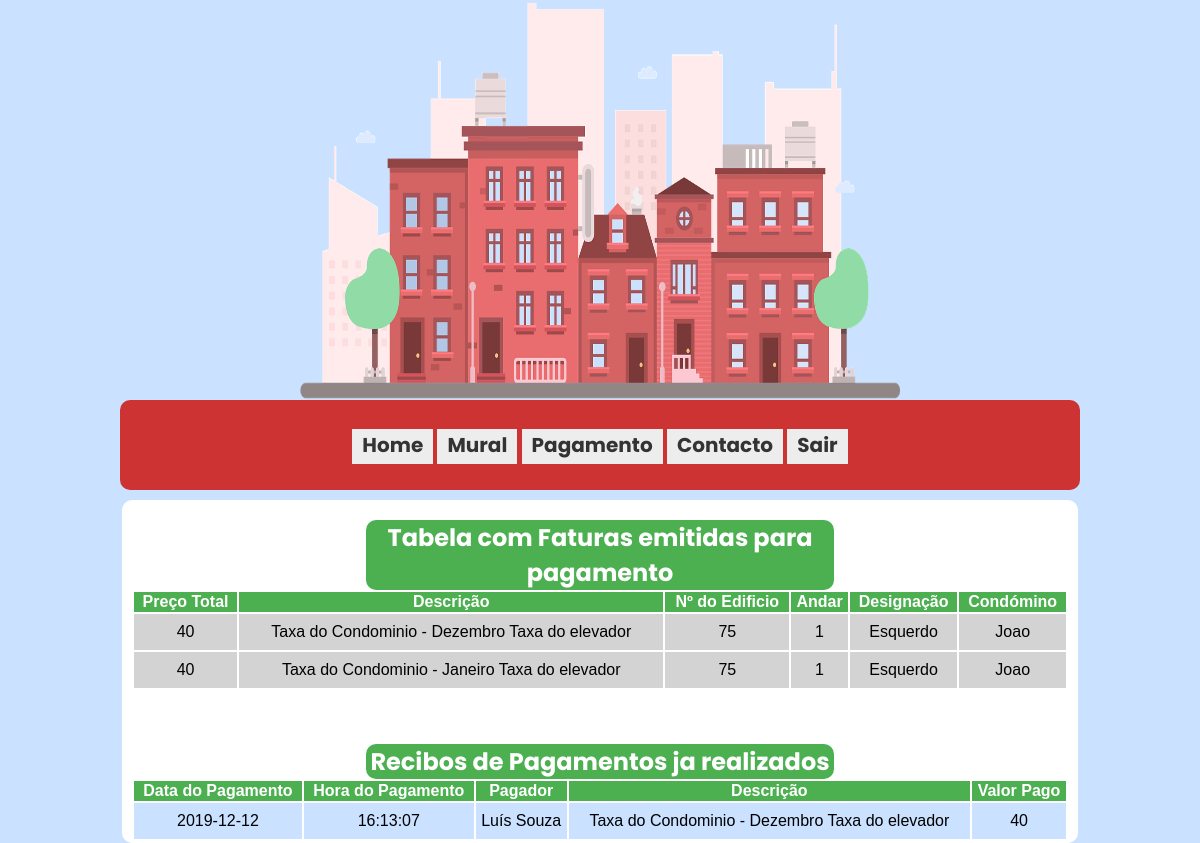
Page /CondominiumSolutions/pagamento.php (signed in) on the committed database.
### tables this page shows
CREATE TABLE `pagamento` (
  `cod_pagamento` int(15) NOT NULL,
  `preco_tot` double NOT NULL,
  `descricao` varchar(100) NOT NULL,
  `cod_fracao` int(15) NOT NULL
);

CREATE TABLE `edificio` (
  `cod_edificio` int(15) NOT NULL,
  `numero` varchar(10) NOT NULL,
  `morada` varchar(50) NOT NULL,
  `cod_gestor` int(15) NOT NULL
);

CREATE TABLE `fracao` (
  `cod_fracao` int(15) NOT NULL,
  `preco_f` double NOT NULL,
  `andar` int(10) NOT NULL,
  `designacao` varchar(15) NOT NULL,
  `tipologia` int(11) NOT NULL DEFAULT '1',
  `cod_edificio` int(15) NOT NULL,
  `cod_condomino` int(15) DEFAULT NULL
);

CREATE TABLE `utilizador` (
  `cod_utilizador` int(11) NOT NULL,
  `nome` varchar(30) NOT NULL,
  `contacto` varchar(9) NOT NULL,
  `login` varchar(15) NOT NULL,
  `passe` varchar(15) NOT NULL,
  `nivel_acesso` int(1) NOT NULL
);

CREATE TABLE `recibo` (
  `cod_recibo` int(15) NOT NULL,
  `data_pag` date NOT NULL,
  `hora_pag` time NOT NULL,
  `pagador` varchar(50) NOT NULL,
  `cod_pagamento` int(15) NOT NULL,
  `cod_gestor` int(15) NOT NULL
);

### CondominiumSolutions/pagamento.php (the view, shortened to what this page needs)
<html xml:lang="pt" lang="pt">
  <head>
  </head>
  <body>
  <?php
    include "basedadosges.php";
  ?>
    <div style="text-align: center;">
        <img src="imgs/banner.png" style="width: 50%; height: 50%">
    </div>
    <div id="menu">
      <ul style="height: 90px;">
        <li><a href="principal.php">Home</a></li>
        <?php
          if($_SESSION['NivelDeAcesso'] != 0) {
        ?>
        <li><a href="faturacao.php">Faturação</a></li>
        <li><a href="manutencao.php">Manutenção</a></li>
        <li><a href="registo.php">Registo</a></li>
        <li><a href="calendario.php">Calendário</a></li>
        <?php
          } else{
        ?>
        <li><a href="mural.php">Mural</a></li>
        <li><a href="pagamento.php">Pagamento</a></li>
        <?php
            }
        ?>
        <li><a href="contacto.php">Contacto</a></li>
        <li><a href="logout.php">Sair</a></li>
      </ul>
    </div>
    <div id="Caixatexto"> <br>
      <div style="text-align: center;">
      <?php
        if (empty($_SESSION['UtilizadorLogado'])) {
          header('Location: login.php');
          exit("Utilizador não logado!");
        } else {
          if($_SESSION['NivelDeAcesso'] != 0) {
            echo "Você não tem acesso a esta página!";
            die();
          } else {
            $idutilizador = $_SESSION['UtilizadorLogado'];
          echo "<h2>Tabela com Faturas emitidas para pagamento</h2>";
          $sqlpagamentos = "Select preco_tot, descricao, edificio.numero, fracao.andar, fracao.designacao, utilizador.nome from pagamento, condomino, utilizador, edificio, fracao
          where (utilizador.cod_utilizador = condomino.cod_condomino) and (fracao.cod_condomino = condomino.cod_condomino) and (edificio.cod_edificio = fracao.cod_edificio) and (pagamento.cod_fracao = fracao.cod_fracao) and (condomino.cod_condomino = $idutilizador) and (fracao.cod_edificio = edificio.cod_edificio)";
          $resultadopagamento = $ligacao->query($sqlpagamentos);
          if($resultadopagamento->num_rows > 0){
              ?>
              <table style='width:100%' id='tabela1'>
              <tr id='linhapagamentostitulo'>
                  <th>Preço Total</th>
                  <th>Descrição</th>
                  <th>Nº do Edificio</th>
                  <th>Andar</th>
                  <th>Designação</th>
                  <th>Condómino</th>
              </tr>
              <?php
              while($linha = $resultadopagamento->fetch_assoc()){
                  ?>
                  <tr id='linhapagamentos'>
                      <td id='coluna1tab'> <?php echo $linha['preco_tot'];?> </td>
                      <td id='coluna2tab'> <?php echo $linha['descricao'];?> </td>
                      <td id='coluna3tab'> <?php echo $linha['numero'];?> </td>
                      <td id='coluna3tab'> <?php echo $linha['andar'];?> </td>
                      <td id='coluna5tab'> <?php echo $linha['designacao'];?> </td>
                      <td id='coluna5tab'> <?php echo $linha['nome'];?> </td>
                  </tr>
                  <?php
              }
              ?>
              </table>
              <?php
          }
          ?>
          <br><br><br>
          <?php
          echo "<h2>Recibos de Pagamentos ja realizados</h2>";
          $sqlrecibos = "Select data_pag, hora_pag, pagador, pagamento.descricao, pagamento.preco_tot from recibo, pagamento, fracao
          where (recibo.cod_pagamento = pagamento.cod_pagamento) and (pagamento.cod_fracao = fracao.cod_fracao) and (fracao.cod_condomino = $idutilizador)";
          $resultadorecibos = $ligacao->query($sqlrecibos);
          if($resultadorecibos->num_rows > 0){
              ?>
              <table style='width:100%' id='tabela1'>
              <tr id='linharecibostitulo'>
                  <th>Data do Pagamento</th>
                  <th>Hora do Pagamento</th>
                  <th>Pagador</th>
                  <th>Descrição</th>
                  <th>Valor Pago</th>
              </tr>
              <?php
              while($linham = $resultadorecibos->fetch_assoc()){
                  ?>
                  <tr id='linharecibos'>
                      <td id='coluna1tab'> <?php echo $linham['data_pag'];?> </td>
                      <td id='coluna2tab'> <?php echo $linham['hora_pag'];?> </td>
                      <td id='coluna3tab'> <?php echo $linham['pagador'];?> </td>
                      <td id='coluna3tab'> <?php echo $linham['descricao'];?> </td>
                      <td id='coluna5tab'> <?php echo $linham['preco_tot'];?> </td>
                  </tr>
                  <?php
              }
              ?>
              </table>
              <?php
          }
          }
        }
        ?>
        </div>
    </div>
  </body>
</html>

### CondominiumSolutions/pagamento.php (style rules this page uses)
body { padding:0px; margin:0px; background-color: #CAE1FF; font-weight: bold; font-family: 'Calibri light', sans-serif; }
#menu ul { padding:0px; margin:0px; width: 80%; background-color:#CD3333; list-style:none; font-family: 'Poppins', sans-serif; font-weight: bold; font-size: 20px; text-align: center; margin: 0 auto; border-radius: 10px; }
#menu ul li { display: inline; }
#menu ul li a { background-color:#EDEDED; color: #333; text-decoration: none; border-bottom:3px solid #EDEDED; padding: 2px 10px; text-align: center; }
#Caixatexto { background-color:#FFFFFF; width: 78%; margin: 0 auto; padding: 2px 10px; border-radius: 10px; margin-top: 10px; }
tr#linhapagamentostitulo { background-color: #4CAF50; color: white; text-align: center; }
tr#linhapagamentos { background-color: #D3D3D3; text-align: center; height: 36px; }
tr#linharecibostitulo { background-color: #4CAF50; color: white; text-align: center; }
tr#linharecibos { background-color: #CAE1FF; text-align: center; height: 36px; }
h2 { font-family: 'Poppins', sans-serif; border-radius: 10px; background-color:#4CAF50; width: 50%; margin: auto; color: white; }

### rows in the picture
pagamento: preco_tot "40", descricao "Taxa do Condominio - Dezembro Taxa do elevador", edificio.numero "75", cod_fracao.andar "1", cod_fracao.designacao "Esquerdo", utilizador.nome "Joao"
pagamento: preco_tot "40", descricao "Taxa do Condominio - Janeiro Taxa do elevador", edificio.numero "75", cod_fracao.andar "1", cod_fracao.designacao "Esquerdo", utilizador.nome "Joao"
recibo: data_pag "2019-12-12", hora_pag "16:13:07", pagador "Luís Souza", cod_pagamento.descricao "Taxa do Condominio - Dezembro Taxa do elevador", cod_pagamento.preco_tot "40"
